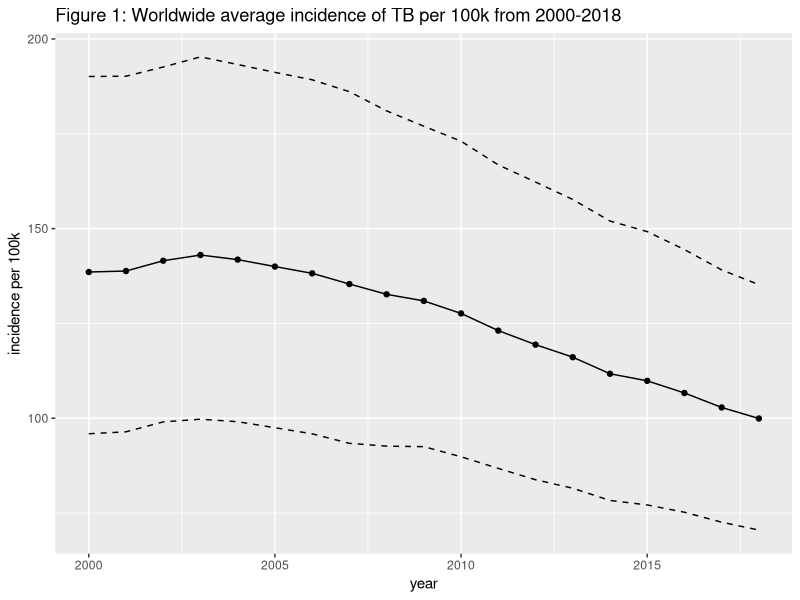
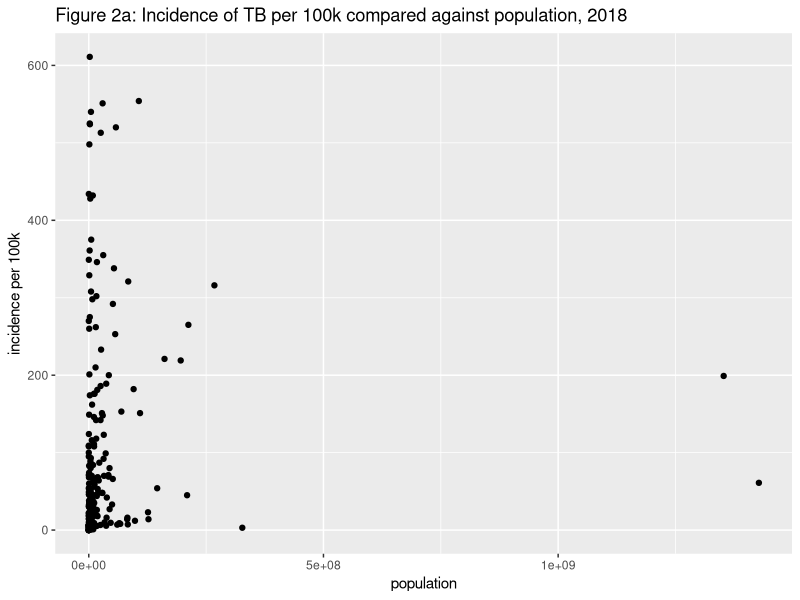
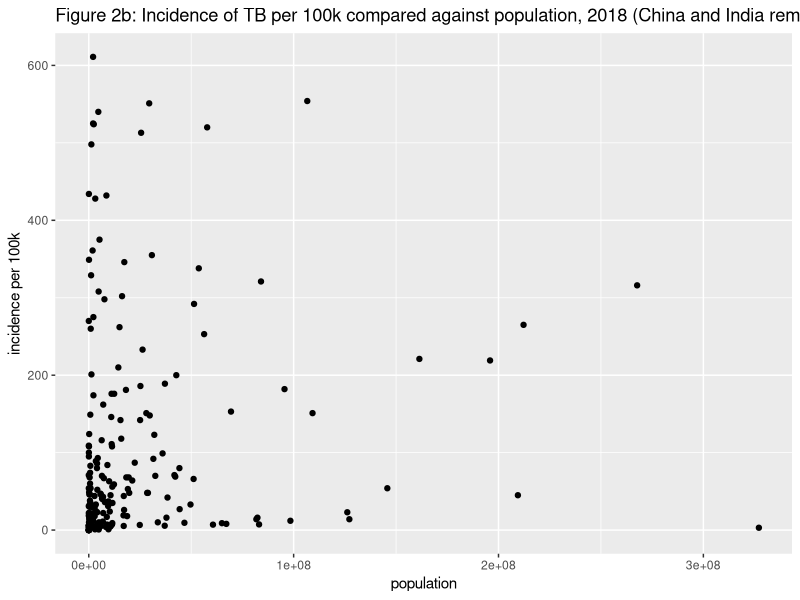
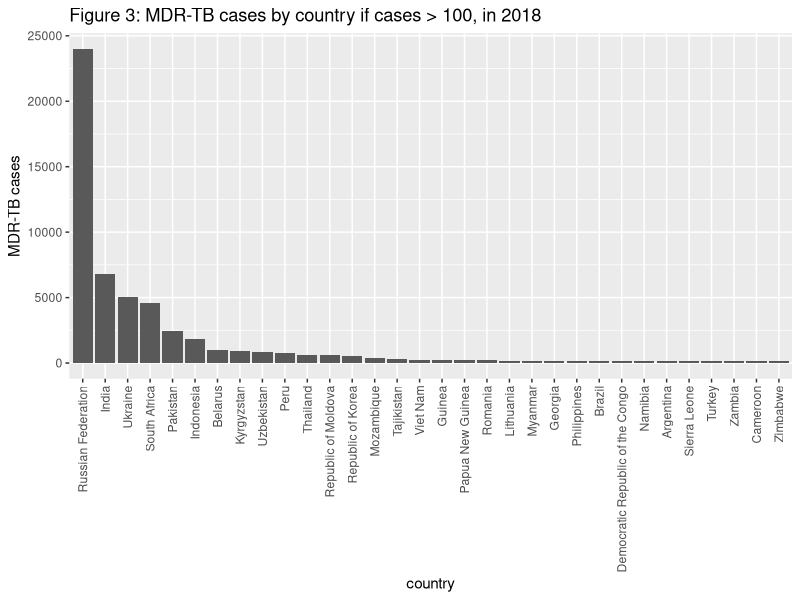

Recreate these plots in R, in order.
# Preliminary figures
# Author: Michael Jetsupphasuk

# =========================================================================


# Setup -------------------------------------------------------------------

library(tidyverse)

# setwd("C:/Users/mjets/Dropbox (Personal)/BIOS 611/project1")

burden = read_csv('data/source_data/TB_burden_countries_2020-09-07.csv')
mdr_tb = read_csv('data/source_data/TB_dr_surveillance_2020-09-07.csv')


# Worldwide prevalence over time ------------------------------------------

world_burden = burden %>%
  group_by(year) %>%
  summarize(incidence = mean(e_inc_100k),
            incidence_low = mean(e_inc_100k_lo),
            incidence_high = mean(e_inc_100k_hi))

gg_world_prev = ggplot(data = world_burden,
       mapping = aes(x = year)) +
  geom_point(aes(y = incidence)) +
  geom_line(aes(y = incidence)) + 
  geom_line(aes(y = incidence_low), linetype = 2) +
  geom_line(aes(y = incidence_high), linetype = 2) +
  labs(y = 'incidence per 100k',
       title = 'Figure 1: Worldwide average incidence of TB per 100k from 2000-2018')



# Incidence vs. population ------------------------------------------------

gg_pop1 = ggplot(burden %>% filter(year==2018),
       aes(x = e_pop_num, y = e_inc_100k)) +
  geom_point() +
  labs(x = 'population',
       y = 'incidence per 100k',
       title = 'Figure 2a: Incidence of TB per 100k compared against population, 2018')

gg_pop2 = ggplot(burden %>% filter(year==2018, !(country %in% c('China', 'India'))),
                 aes(x = e_pop_num, y = e_inc_100k)) +
  geom_point() +
  labs(x = 'population',
       y = 'incidence per 100k',
       title = 'Figure 2b: Incidence of TB per 100k compared against population, 2018 (China and India removed)')



# MDR-TB ------------------------------------------------------------------

mdr_tb2 = mdr_tb %>% filter(year==2018, mdr_dst_rlt>100) %>% arrange(desc(mdr_dst_rlt)) %>% mutate(country = factor(country, levels = country, ordered=T))

gg_mdr = ggplot(mdr_tb2,
       aes(x = country, y = mdr_dst_rlt)) +
  geom_bar(stat = 'identity') + 
  theme(axis.text.x = element_text(angle = 90, vjust = 0.5, hjust=1)) +
  labs(x = 'country',
       y = 'MDR-TB cases',
       title = 'Figure 3: MDR-TB cases by country if cases > 100, in 2018')



# Save plots --------------------------------------------------------------

ggsave('figures/world_inc.png', gg_world_prev, width = 5, height = 3, units = 'in', scale = 2)
ggsave('figures/incidence_pop_all.png', gg_pop1, width = 5, height = 3, units = 'in', scale = 2)
ggsave('figures/incidence_pop_zoom.png', gg_pop2, width = 5, height = 3, units = 'in', scale = 2)
ggsave('figures/mdr_counts_country.png', gg_mdr, width = 5, height = 3, units = 'in', scale = 2)
